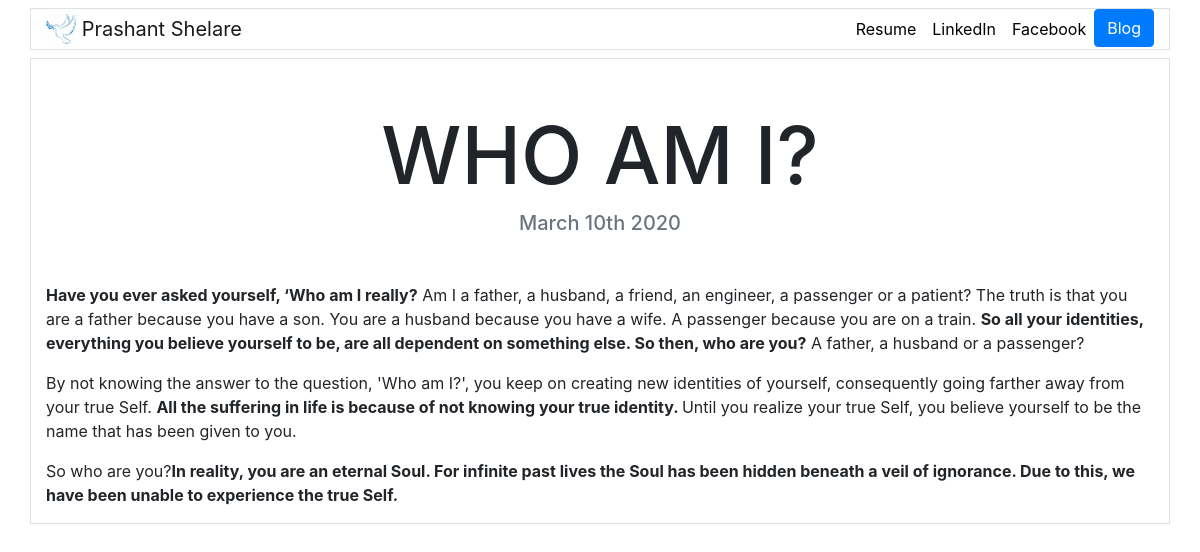
Page /blog/2 on the committed database.
### blog/models.py (models this page shows, shortened)
class Blog(models.Model):
    title = models.CharField(max_length=100)
    description = models.TextField()
    date = models.DateField()

### blog/views.py (the view)
# urls.py: path('<int:blog_id>', views.detail, name='detail')
def detail(request, blog_id):
    blog = get_object_or_404(Blog, pk=blog_id)
    return render(request, 'blog/detail.html', {'blog':blog})

### blog/templates/blog/detail.html
<!DOCTYPE html>
{% extends "portfolio/base.html" %}
{% load static %}
{% block content %}
<h1 class="text-center mt-5" id="blogdetailtitle">{{ blog.title }}</h1>
<h5 class="text-center text-muted mb-5">{{ blog.date|date:'F jS Y' }}</h5>
{{ blog.description|safe }}
{% endblock %}

### portfolio/static/portfolio/custom.css (style rules this page uses)
body { font-family: 'Lato', sans-serif; }
@media (min-width: 992px) { #blogdetailtitle { font-size: 5rem; } }

### rows in the picture
Blog: title "WHO AM I?", date "March 10th 2020", description "Have you ever asked yourself, ‘Who am I really? Am I a father, a husband, a friend, an engineer, a passenger or a patient? The truth is that you are a father because you have a son. You are a husband because you have a wife. A passenger because you are on a train. So all your identities, everything you believe yourself to be, are all dependent on something else. So then, who are you? A father, a husband or a passenger? By not knowing the answer to the question, 'Who am I?', you keep on creating new identities of yourself, consequently going farther away from your true Self. All the suffering in life is because of not knowing your true identity. Until you realize your true Self, you believe…"
